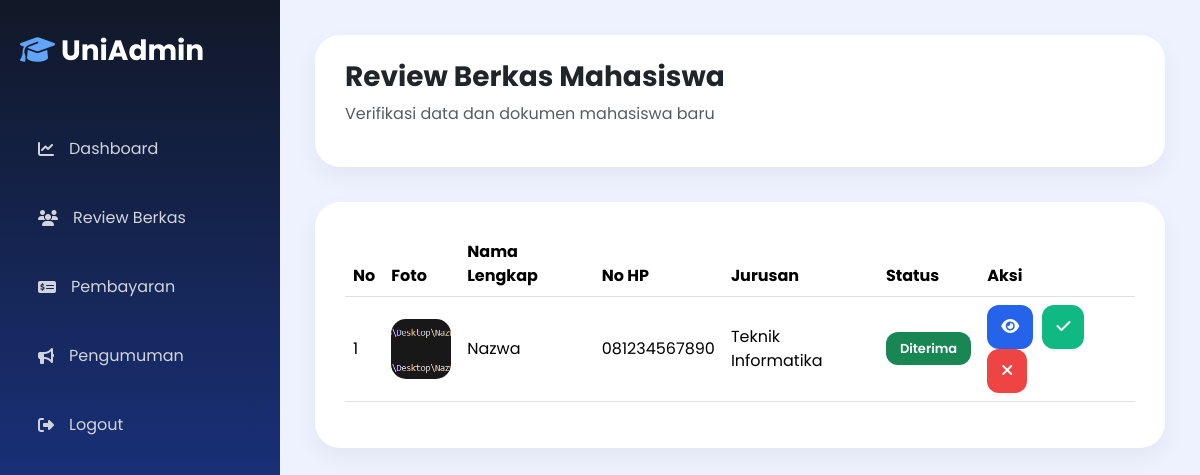
The app's page /admin/manage_pendaftar.php (signed in) with its own data.
### tables this page shows
CREATE TABLE `dokumen` (
  `id` int(11) NOT NULL,
  `pendaftar_id` int(11) NOT NULL,
  `foto` varchar(255) DEFAULT NULL,
  `kartu_identitas` varchar(255) DEFAULT NULL,
  `ijazah` varchar(255) DEFAULT NULL,
  `transkrip_nilai` varchar(255) DEFAULT NULL,
  `upload_pada` timestamp NOT NULL DEFAULT current_timestamp(),
  `status` enum('Menunggu Verifikasi','Terverifikasi','Ditolak') DEFAULT 'Menunggu Verifikasi'
);

CREATE TABLE `pendaftar` (
  `id` int(11) NOT NULL,
  `user_id` int(11) NOT NULL,
  `nomor_pendaftaran` varchar(50) NOT NULL,
  `nama_lengkap` varchar(100) NOT NULL,
  `tanggal_lahir` date NOT NULL,
  `alamat` text NOT NULL,
  `no_hp` varchar(20) NOT NULL,
  `jurusan` varchar(100) NOT NULL,
  `asal_sekolah` varchar(100) NOT NULL,
  `status` enum('pending','review','diterima','ditolak','revisi','daftar_ulang') DEFAULT 'pending',
  `dibuat_pada` timestamp NOT NULL DEFAULT current_timestamp()
);

### admin/manage_pendaftar.php (the view, shortened to what this page needs)
<?php
include '../config/koneksi.php';
$query = mysqli_query($conn,"
    SELECT
        dokumen.*,
        pendaftar.nama_lengkap,
        pendaftar.no_hp,
        pendaftar.jurusan
    FROM dokumen
    JOIN pendaftar
    ON dokumen.pendaftar_id = pendaftar.id
    ORDER BY dokumen.id DESC
");
?>
<!DOCTYPE html>
<html lang="id">
<head>
<link href="https://cdn.jsdelivr.net/npm/bootstrap@5.3.3/dist/css/bootstrap.min.css"
      rel="stylesheet">
<link rel="stylesheet"
      href="https://cdnjs.cloudflare.com/ajax/libs/font-awesome/6.5.2/css/all.min.css">
</head>
<body>
<div class="sidebar">
    <div class="logo">
        <i class="fa-solid fa-graduation-cap"></i>
        UniAdmin
    </div>
    <a href="dashboard.php">
        <i class="fa-solid fa-chart-line"></i>
        Dashboard
    </a>
    <a href="manage_pendaftar.php">
        <i class="fa-solid fa-users"></i>
        Review Berkas
    </a>
    <a href="pembayaran.php">
        <i class="fa-solid fa-money-check-dollar"></i>
        Pembayaran
    </a>
    <a href="pengumuman.php">
        <i class="fa-solid fa-bullhorn"></i>
        Pengumuman
    </a>
    <a href="logout.php">
        <i class="fa-solid fa-right-from-bracket"></i>
        Logout
    </a>
</div>
<div class="main">
    <div class="topbar">
        <div>
            <h3>
                Review Berkas Mahasiswa
            </h3>
            <p class="text-muted">
                Verifikasi data dan dokumen mahasiswa baru
            </p>
        </div>
    </div>
    <div class="table-box">
        <div class="table-responsive">
            <table class="table table-hover align-middle">
                <thead>
                    <tr>
                        <th>No</th>
                        <th>Foto</th>
                        <th>Nama Lengkap</th>
                        <th>No HP</th>
                        <th>Jurusan</th>
                        <th>Status</th>
                        <th>Aksi</th>
                    </tr>
                </thead>
                <tbody>
                <?php
                $no = 1;
                while($data = mysqli_fetch_array($query)){
                ?>
                    <tr>
                        <td>
                            <?php echo $no++; ?>
                        </td>
                        <td>
                            <img src="../uploads/dokumen/<?php echo $data['foto']; ?>"
                                 class="foto">
                        </td>
                        <td>
                            <?php echo $data['nama_lengkap']; ?>
                        </td>
                        <td>
                            <?php echo $data['no_hp']; ?>
                        </td>
                        <td>
                            <?php echo $data['jurusan']; ?>
                        </td>
                        <td>
                            <?php
                            if($data['status'] == 'Menunggu Verifikasi'){
                                echo "
                                <span class='badge bg-warning text-dark badge-status'>
                                    Menunggu
                                </span>
                                ";
                            } elseif($data['status'] == 'Terverifikasi'){
                                echo "
                                <span class='badge bg-success badge-status'>
                                    Diterima
                                </span>
                                ";
                            } else {
                                echo "
                                <span class='badge bg-danger badge-status'>
                                    Ditolak
                                </span>
                                ";
                            }
                            ?>
                        </td>
                        <td>
                            <a href="detail_pendaftar.php?id=<?php echo $data['id']; ?>"
                               class="btn-action btn-view">
                               <i class="fa-solid fa-eye"></i>
                            </a>
                            <a href="?aksi=terima&id=<?php echo $data['id']; ?>"
                               onclick="return confirm('Terima mahasiswa ini?')"
                               class="btn-action btn-accept">
                               <i class="fa-solid fa-check"></i>
                            </a>
                            <a href="?aksi=tolak&id=<?php echo $data['id']; ?>"
                               onclick="return confirm('Tolak mahasiswa ini?')"
                               class="btn-action btn-reject">
                               <i class="fa-solid fa-xmark"></i>
                            </a>
                        </td>
                    </tr>
                <?php } ?>
                </tbody>
            </table>
        </div>
    </div>
</div>
</body>
</html>

### admin/manage_pendaftar.php (style rules this page uses)
* { margin:0; padding:0; box-sizing:border-box; font-family:'Poppins',sans-serif; }
body { background:#eef2ff; }
.sidebar { width:280px; height:100vh; position:fixed; left:0; top:0; background:linear-gradient( 180deg, #111827, #1e40af ); padding:30px 20px; }
.logo { color:white; font-size:28px; font-weight:700; margin-bottom:50px; }
.logo i { color:#60a5fa; }
.sidebar a { display:flex; align-items:center; gap:15px; text-decoration:none; color:#d1d5db; padding:15px 18px; border-radius:18px; margin-bottom:15px; transition:0.3s; }
.main { margin-left:280px; padding:35px; }
.topbar { background:white; padding:25px 30px; border-radius:25px; display:flex; justify-content:space-between; align-items:center; box-shadow:0 10px 25px rgba(0,0,0,0.05); margin-bottom:35px; }
.topbar h3 { font-weight:700; }
.table-box { background:white; border-radius:25px; padding:30px; box-shadow:0 10px 25px rgba(0,0,0,0.05); }
.table { vertical-align:middle; }
.table thead { background:#2563eb; color:white; }
.foto { width:60px; height:60px; border-radius:15px; object-fit:cover; }
.badge-status { padding:10px 14px; border-radius:12px; font-size:13px; font-weight:600; }
.btn-action { border:none; padding:10px 14px; border-radius:12px; color:white; text-decoration:none; margin-right:5px; display:inline-block; transition:0.3s; }
.btn-view { background:#2563eb; }
.btn-accept { background:#10b981; }
.btn-reject { background:#ef4444; }

### records on screen
dokumen: foto (picture), pendaftar.nama_lengkap "Nazwa", pendaftar.no_hp "081234567890", pendaftar.jurusan "Teknik Informatika", status "Diterima"
